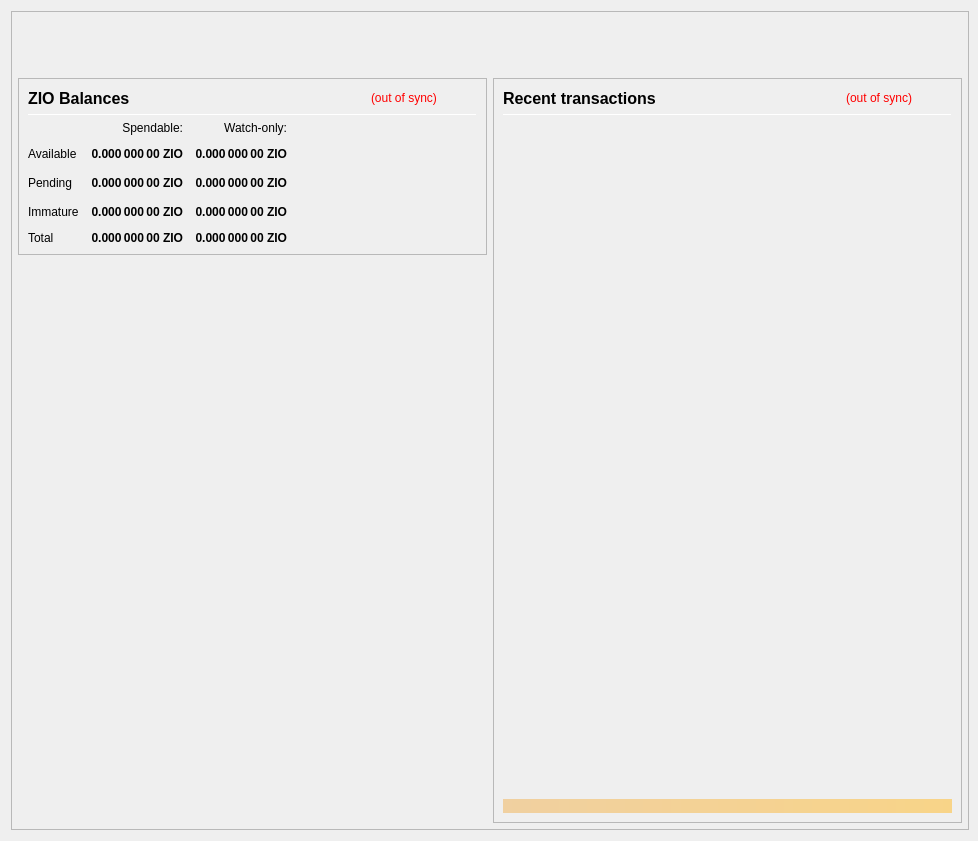
<?xml version="1.0" encoding="UTF-8"?>
<ui version="4.0">
 <class>OverviewPage</class>
 <widget class="QWidget" name="OverviewPage">
  <property name="geometry">
   <rect>
    <x>0</x>
    <y>0</y>
    <width>978</width>
    <height>841</height>
   </rect>
  </property>
  <property name="minimumSize">
   <size>
    <width>960</width>
    <height>682</height>
   </size>
  </property>
  <property name="font">
   <font>
    <weight>50</weight>
    <bold>false</bold>
   </font>
  </property>
  <property name="windowTitle">
   <string>Form</string>
  </property>
  <layout class="QVBoxLayout" name="topLayout" stretch="0">
   <property name="rightMargin">
    <number>9</number>
   </property>
   <item>
    <widget class="QFrame" name="frame_BG">
     <property name="minimumSize">
      <size>
       <width>850</width>
       <height>610</height>
      </size>
     </property>
     <property name="maximumSize">
      <size>
       <width>16777215</width>
       <height>16777215</height>
      </size>
     </property>
     <property name="frameShape">
      <enum>QFrame::StyledPanel</enum>
     </property>
     <property name="frameShadow">
      <enum>QFrame::Raised</enum>
     </property>
     <layout class="QVBoxLayout" name="verticalLayout_3" stretch="0">
      <property name="leftMargin">
       <number>0</number>
      </property>
      <property name="topMargin">
       <number>0</number>
      </property>
      <property name="rightMargin">
       <number>0</number>
      </property>
      <property name="bottomMargin">
       <number>6</number>
      </property>
      <item>
       <layout class="QVBoxLayout" name="verticalLayout_Master" stretch="0,1">
        <property name="leftMargin">
         <number>0</number>
        </property>
        <property name="topMargin">
         <number>0</number>
        </property>
        <property name="rightMargin">
         <number>0</number>
        </property>
        <property name="bottomMargin">
         <number>0</number>
        </property>
        <item>
         <widget class="QFrame" name="frame_Header">
          <layout class="QVBoxLayout" name="verticalLayout_Header" stretch="0">
           <property name="leftMargin">
            <number>0</number>
           </property>
           <property name="topMargin">
            <number>0</number>
           </property>
           <property name="rightMargin">
            <number>0</number>
           </property>
           <property name="bottomMargin">
            <number>0</number>
           </property>
           <item>
            <layout class="QHBoxLayout" name="horizontalLayout_Header" stretch="1,0">
             <property name="spacing">
              <number>6</number>
             </property>
             <item>
              <spacer name="horizontalSpacer_Header">
               <property name="orientation">
                <enum>Qt::Horizontal</enum>
               </property>
               <property name="sizeHint" stdset="0">
                <size>
                 <width>40</width>
                 <height>20</height>
                </size>
               </property>
              </spacer>
             </item>
             <item>
              <widget class="QLabel" name="labelOverviewHeaderRight">
               <property name="minimumSize">
                <size>
                 <width>464</width>
                 <height>60</height>
                </size>
               </property>
               <property name="maximumSize">
                <size>
                 <width>16777215</width>
                 <height>60</height>
                </size>
               </property>
               <property name="font">
                <font>
                 <pointsize>14</pointsize>
                </font>
               </property>
               <property name="text">
                <string/>
               </property>
               <property name="alignment">
                <set>Qt::AlignRight|Qt::AlignTrailing|Qt::AlignVCenter</set>
               </property>
              </widget>
             </item>
            </layout>
           </item>
          </layout>
         </widget>
        </item>
        <item>
         <widget class="QFrame" name="frame_Content">
          <layout class="QVBoxLayout" name="verticalLayout_Content">
           <property name="leftMargin">
            <number>6</number>
           </property>
           <property name="topMargin">
            <number>0</number>
           </property>
           <property name="rightMargin">
            <number>6</number>
           </property>
           <property name="bottomMargin">
            <number>0</number>
           </property>
           <item>
            <layout class="QHBoxLayout" name="horizontalLayout_Content" stretch="1,1">
             <property name="spacing">
              <number>6</number>
             </property>
             <item>
              <layout class="QVBoxLayout" name="verticalLayout_left" stretch="0,0">
               <item>
                <widget class="QFrame" name="frameBalances">
                 <property name="frameShape">
                  <enum>QFrame::StyledPanel</enum>
                 </property>
                 <property name="frameShadow">
                  <enum>QFrame::Raised</enum>
                 </property>
                 <layout class="QVBoxLayout" name="verticalLayout_4">
                  <item>
                   <layout class="QHBoxLayout" name="hlBalancesHeader" stretch="2,0,0">
                    <property name="spacing">
                     <number>6</number>
                    </property>
                    <item>
                     <widget class="QLabel" name="labelBalances">
                      <property name="minimumSize">
                       <size>
                        <width>0</width>
                        <height>0</height>
                       </size>
                      </property>
                      <property name="font">
                       <font>
                        <pointsize>12</pointsize>
                        <weight>75</weight>
                        <bold>true</bold>
                       </font>
                      </property>
                      <property name="text">
                       <string>ZIO Balances</string>
                      </property>
                     </widget>
                    </item>
                    <item>
                     <widget class="QLabel" name="labelWalletStatus">
                      <property name="cursor">
                       <cursorShape>WhatsThisCursor</cursorShape>
                      </property>
                      <property name="toolTip">
                       <string>The displayed information may be out of date. Your wallet automatically synchronizes with the Zio Coin network after a connection is established, but this process has not completed yet.</string>
                      </property>
                      <property name="styleSheet">
                       <string notr="true">QLabel { color: red; }</string>
                      </property>
                      <property name="text">
                       <string notr="true">(out of sync)</string>
                      </property>
                      <property name="alignment">
                       <set>Qt::AlignLeading|Qt::AlignLeft|Qt::AlignVCenter</set>
                      </property>
                     </widget>
                    </item>
                    <item>
                     <spacer name="hsBalancesHeader">
                      <property name="orientation">
                       <enum>Qt::Horizontal</enum>
                      </property>
                      <property name="sizeHint" stdset="0">
                       <size>
                        <width>40</width>
                        <height>20</height>
                       </size>
                      </property>
                     </spacer>
                    </item>
                   </layout>
                  </item>
                  <item>
                   <widget class="Line" name="lineBalances">
                    <property name="minimumSize">
                     <size>
                      <width>0</width>
                      <height>1</height>
                     </size>
                    </property>
                    <property name="maximumSize">
                     <size>
                      <width>16777215</width>
                      <height>1</height>
                     </size>
                    </property>
                    <property name="orientation">
                     <enum>Qt::Horizontal</enum>
                    </property>
                   </widget>
                  </item>
                  <item>
                   <layout class="QGridLayout" name="gridLayout">
                    <property name="spacing">
                     <number>12</number>
                    </property>
                    <item row="2" column="2">
                     <widget class="QLabel" name="labelWatchPending">
                      <property name="font">
                       <font>
                        <weight>75</weight>
                        <bold>true</bold>
                       </font>
                      </property>
                      <property name="cursor">
                       <cursorShape>ArrowCursor</cursorShape>
                      </property>
                      <property name="toolTip">
                       <string>Unconfirmed transactions to watch-only addresses</string>
                      </property>
                      <property name="text">
                       <string notr="true">0.000 000 00 ZIO</string>
                      </property>
                      <property name="alignment">
                       <set>Qt::AlignRight|Qt::AlignTrailing|Qt::AlignVCenter</set>
                      </property>
                      <property name="textInteractionFlags">
                       <set>Qt::NoTextInteraction</set>
                      </property>
                     </widget>
                    </item>
                    <item row="2" column="1">
                     <widget class="QLabel" name="labelUnconfirmed">
                      <property name="font">
                       <font>
                        <weight>75</weight>
                        <bold>true</bold>
                       </font>
                      </property>
                      <property name="cursor">
                       <cursorShape>ArrowCursor</cursorShape>
                      </property>
                      <property name="toolTip">
                       <string>Total of transactions that have yet to be confirmed, and do not yet count toward the spendable balance</string>
                      </property>
                      <property name="text">
                       <string notr="true">0.000 000 00 ZIO</string>
                      </property>
                      <property name="alignment">
                       <set>Qt::AlignRight|Qt::AlignTrailing|Qt::AlignVCenter</set>
                      </property>
                      <property name="textInteractionFlags">
                       <set>Qt::NoTextInteraction</set>
                      </property>
                     </widget>
                    </item>
                    <item row="3" column="2">
                     <widget class="QLabel" name="labelWatchImmature">
                      <property name="font">
                       <font>
                        <weight>75</weight>
                        <bold>true</bold>
                       </font>
                      </property>
                      <property name="cursor">
                       <cursorShape>ArrowCursor</cursorShape>
                      </property>
                      <property name="toolTip">
                       <string>Staked or masternode rewards in watch-only addresses that has not yet matured</string>
                      </property>
                      <property name="text">
                       <string notr="true">0.000 000 00 ZIO</string>
                      </property>
                      <property name="alignment">
                       <set>Qt::AlignRight|Qt::AlignTrailing|Qt::AlignVCenter</set>
                      </property>
                      <property name="textInteractionFlags">
                       <set>Qt::NoTextInteraction</set>
                      </property>
                     </widget>
                    </item>
                    <item row="4" column="0">
                     <widget class="QLabel" name="labelTotalText">
                      <property name="text">
                       <string>Total</string>
                      </property>
                      <property name="textInteractionFlags">
                       <set>Qt::NoTextInteraction</set>
                      </property>
                     </widget>
                    </item>
                    <item row="3" column="1">
                     <widget class="QLabel" name="labelImmature">
                      <property name="font">
                       <font>
                        <weight>75</weight>
                        <bold>true</bold>
                       </font>
                      </property>
                      <property name="cursor">
                       <cursorShape>ArrowCursor</cursorShape>
                      </property>
                      <property name="toolTip">
                       <string>Staked or masternode rewards that has not yet matured</string>
                      </property>
                      <property name="text">
                       <string notr="true">0.000 000 00 ZIO</string>
                      </property>
                      <property name="alignment">
                       <set>Qt::AlignRight|Qt::AlignTrailing|Qt::AlignVCenter</set>
                      </property>
                      <property name="textInteractionFlags">
                       <set>Qt::NoTextInteraction</set>
                      </property>
                     </widget>
                    </item>
                    <item row="2" column="3">
                     <spacer name="hsBalances">
                      <property name="orientation">
                       <enum>Qt::Horizontal</enum>
                      </property>
                      <property name="sizeHint" stdset="0">
                       <size>
                        <width>40</width>
                        <height>20</height>
                       </size>
                      </property>
                     </spacer>
                    </item>
                    <item row="3" column="0">
                     <widget class="QLabel" name="labelImmatureText">
                      <property name="text">
                       <string>Immature</string>
                      </property>
                      <property name="textInteractionFlags">
                       <set>Qt::NoTextInteraction</set>
                      </property>
                     </widget>
                    </item>
                    <item row="4" column="1">
                     <widget class="QLabel" name="labelTotal">
                      <property name="font">
                       <font>
                        <weight>75</weight>
                        <bold>true</bold>
                       </font>
                      </property>
                      <property name="cursor">
                       <cursorShape>ArrowCursor</cursorShape>
                      </property>
                      <property name="toolTip">
                       <string>Your current total balance</string>
                      </property>
                      <property name="text">
                       <string notr="true">0.000 000 00 ZIO</string>
                      </property>
                      <property name="alignment">
                       <set>Qt::AlignRight|Qt::AlignTrailing|Qt::AlignVCenter</set>
                      </property>
                      <property name="textInteractionFlags">
                       <set>Qt::NoTextInteraction</set>
                      </property>
                     </widget>
                    </item>
                    <item row="4" column="2">
                     <widget class="QLabel" name="labelWatchTotal">
                      <property name="font">
                       <font>
                        <weight>75</weight>
                        <bold>true</bold>
                       </font>
                      </property>
                      <property name="cursor">
                       <cursorShape>ArrowCursor</cursorShape>
                      </property>
                      <property name="toolTip">
                       <string>Current total balance in watch-only addresses</string>
                      </property>
                      <property name="text">
                       <string notr="true">0.000 000 00 ZIO</string>
                      </property>
                      <property name="alignment">
                       <set>Qt::AlignRight|Qt::AlignTrailing|Qt::AlignVCenter</set>
                      </property>
                      <property name="textInteractionFlags">
                       <set>Qt::NoTextInteraction</set>
                      </property>
                     </widget>
                    </item>
                    <item row="0" column="2">
                     <widget class="QLabel" name="labelWatchonly">
                      <property name="text">
                       <string>Watch-only:</string>
                      </property>
                      <property name="alignment">
                       <set>Qt::AlignRight|Qt::AlignTrailing|Qt::AlignVCenter</set>
                      </property>
                     </widget>
                    </item>
                    <item row="1" column="0">
                     <widget class="QLabel" name="labelBalanceText">
                      <property name="text">
                       <string>Available</string>
                      </property>
                      <property name="textInteractionFlags">
                       <set>Qt::NoTextInteraction</set>
                      </property>
                     </widget>
                    </item>
                    <item row="1" column="1">
                     <widget class="QLabel" name="labelBalance">
                      <property name="font">
                       <font>
                        <weight>75</weight>
                        <bold>true</bold>
                       </font>
                      </property>
                      <property name="cursor">
                       <cursorShape>ArrowCursor</cursorShape>
                      </property>
                      <property name="toolTip">
                       <string>Your current spendable balance</string>
                      </property>
                      <property name="text">
                       <string notr="true">0.000 000 00 ZIO</string>
                      </property>
                      <property name="alignment">
                       <set>Qt::AlignRight|Qt::AlignTrailing|Qt::AlignVCenter</set>
                      </property>
                      <property name="textInteractionFlags">
                       <set>Qt::NoTextInteraction</set>
                      </property>
                     </widget>
                    </item>
                    <item row="1" column="2">
                     <widget class="QLabel" name="labelWatchAvailable">
                      <property name="font">
                       <font>
                        <weight>75</weight>
                        <bold>true</bold>
                       </font>
                      </property>
                      <property name="cursor">
                       <cursorShape>ArrowCursor</cursorShape>
                      </property>
                      <property name="toolTip">
                       <string>Your current balance in watch-only addresses</string>
                      </property>
                      <property name="text">
                       <string notr="true">0.000 000 00 ZIO</string>
                      </property>
                      <property name="alignment">
                       <set>Qt::AlignRight|Qt::AlignTrailing|Qt::AlignVCenter</set>
                      </property>
                      <property name="textInteractionFlags">
                       <set>Qt::NoTextInteraction</set>
                      </property>
                     </widget>
                    </item>
                    <item row="2" column="0">
                     <widget class="QLabel" name="labelPendingText">
                      <property name="text">
                       <string>Pending</string>
                      </property>
                      <property name="textInteractionFlags">
                       <set>Qt::NoTextInteraction</set>
                      </property>
                     </widget>
                    </item>
                    <item row="0" column="1">
                     <widget class="QLabel" name="labelSpendable">
                      <property name="text">
                       <string>Spendable:</string>
                      </property>
                      <property name="alignment">
                       <set>Qt::AlignRight|Qt::AlignTrailing|Qt::AlignVCenter</set>
                      </property>
                     </widget>
                    </item>
                   </layout>
                  </item>
                 </layout>
                </widget>
               </item>
               <item>
                <spacer name="verticalSpacer">
                 <property name="orientation">
                  <enum>Qt::Vertical</enum>
                 </property>
                 <property name="sizeHint" stdset="0">
                  <size>
                   <width>20</width>
                   <height>40</height>
                  </size>
                 </property>
                </spacer>
               </item>
              </layout>
             </item>
             <item>
              <layout class="QVBoxLayout" name="verticalLayout_right" stretch="1">
               <item>
                <widget class="QFrame" name="frame_RecentTransactions">
                 <property name="minimumSize">
                  <size>
                   <width>0</width>
                   <height>0</height>
                  </size>
                 </property>
                 <property name="frameShape">
                  <enum>QFrame::StyledPanel</enum>
                 </property>
                 <property name="frameShadow">
                  <enum>QFrame::Raised</enum>
                 </property>
                 <layout class="QVBoxLayout" name="verticalLayout_1" stretch="0,0,0,0,0">
                  <item>
                   <layout class="QHBoxLayout" name="horizontalLayout_2" stretch="2,0,0">
                    <property name="spacing">
                     <number>3</number>
                    </property>
                    <item>
                     <widget class="QLabel" name="label_4">
                      <property name="minimumSize">
                       <size>
                        <width>0</width>
                        <height>20</height>
                       </size>
                      </property>
                      <property name="font">
                       <font>
                        <pointsize>12</pointsize>
                        <weight>75</weight>
                        <bold>true</bold>
                       </font>
                      </property>
                      <property name="text">
                       <string>Recent transactions</string>
                      </property>
                     </widget>
                    </item>
                    <item>
                     <widget class="QLabel" name="labelTransactionsStatus">
                      <property name="cursor">
                       <cursorShape>WhatsThisCursor</cursorShape>
                      </property>
                      <property name="toolTip">
                       <string>The displayed information may be out of date. Your wallet automatically synchronizes with the Zio Coin network after a connection is established, but this process has not completed yet.</string>
                      </property>
                      <property name="styleSheet">
                       <string notr="true">QLabel { color: red; }</string>
                      </property>
                      <property name="text">
                       <string notr="true">(out of sync)</string>
                      </property>
                      <property name="alignment">
                       <set>Qt::AlignRight|Qt::AlignTrailing|Qt::AlignVCenter</set>
                      </property>
                     </widget>
                    </item>
                    <item>
                     <spacer name="horizontalSpacer">
                      <property name="orientation">
                       <enum>Qt::Horizontal</enum>
                      </property>
                      <property name="sizeHint" stdset="0">
                       <size>
                        <width>40</width>
                        <height>20</height>
                       </size>
                      </property>
                     </spacer>
                    </item>
                   </layout>
                  </item>
                  <item>
                   <widget class="Line" name="line">
                    <property name="minimumSize">
                     <size>
                      <width>0</width>
                      <height>1</height>
                     </size>
                    </property>
                    <property name="maximumSize">
                     <size>
                      <width>16777215</width>
                      <height>1</height>
                     </size>
                    </property>
                    <property name="orientation">
                     <enum>Qt::Horizontal</enum>
                    </property>
                   </widget>
                  </item>
                  <item>
                   <widget class="QListView" name="listTransactions">
                    <property name="minimumSize">
                     <size>
                      <width>0</width>
                      <height>0</height>
                     </size>
                    </property>
                    <property name="styleSheet">
                     <string notr="true">QListView { background: transparent; }</string>
                    </property>
                    <property name="frameShape">
                     <enum>QFrame::NoFrame</enum>
                    </property>
                    <property name="verticalScrollBarPolicy">
                     <enum>Qt::ScrollBarAlwaysOff</enum>
                    </property>
                    <property name="horizontalScrollBarPolicy">
                     <enum>Qt::ScrollBarAlwaysOff</enum>
                    </property>
                    <property name="selectionMode">
                     <enum>QAbstractItemView::NoSelection</enum>
                    </property>
                   </widget>
                  </item>
                  <item>
                   <spacer name="verticalSpacer_2">
                    <property name="orientation">
                     <enum>Qt::Vertical</enum>
                    </property>
                    <property name="sizeType">
                     <enum>QSizePolicy::Expanding</enum>
                    </property>
                    <property name="sizeHint" stdset="0">
                     <size>
                      <width>20</width>
                      <height>40</height>
                     </size>
                    </property>
                   </spacer>
                  </item>
                  <item>
                   <widget class="QLabel" name="labelAlerts">
                    <property name="maximumSize">
                     <size>
                      <width>16777215</width>
                      <height>16777215</height>
                     </size>
                    </property>
                    <property name="styleSheet">
                     <string notr="true">background-color: qlineargradient(x1: 0, y1: 0, x2: 1, y2: 0, stop:0 #F0D0A0, stop:1 #F8D488); color:#000000;</string>
                    </property>
                    <property name="text">
                     <string/>
                    </property>
                    <property name="wordWrap">
                     <bool>true</bool>
                    </property>
                    <property name="margin">
                     <number>3</number>
                    </property>
                   </widget>
                  </item>
                 </layout>
                </widget>
               </item>
              </layout>
             </item>
            </layout>
           </item>
          </layout>
         </widget>
        </item>
       </layout>
      </item>
     </layout>
    </widget>
   </item>
  </layout>
 </widget>
 <resources/>
 <connections/>
</ui>
